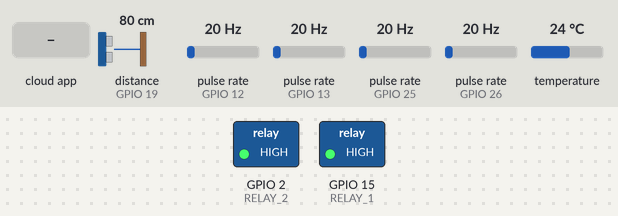
Bench run of a sketch on a simulated ESP32. Shown: switched loads named in the sketch (green lamp = pin HIGH). Wiring (inferred from the names in the program): ultrasonic range finder: trigger GPIO 18; echo GPIO 19; 4 × pulse sensor: data GPIO 12 / data GPIO 13 / data GPIO 25 / data GPIO 26. The test bench sets the inputs (shaded band); at power-on: pulse rate (sensors on GPIO 12, GPIO 13, GPIO 25, GPIO 26) 20 Hz, distance to the obstacle (sensor on GPIO 19) 80 cm, temperature 24 °C. The echo pulse lasts 58.3 µs per cm; WiFi joins after 1.5 s; servers stay silent unless stated; the Firebase database answers and starts empty; pins used as bus, display or sensor lines are not drawn; what the sketch prints to the serial monitor is not drawn.

Above: at 3.2 s.
3.3 s: pulse rate (sensor on GPIO 12) set to 4 Hz
At 10.5 s:
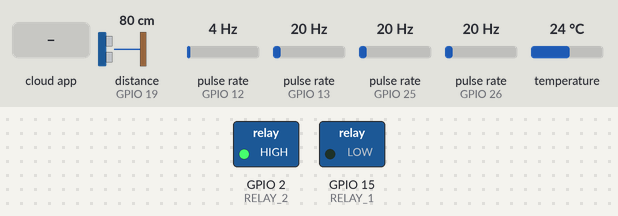
10.8 s: the phone or cloud app sets main_valve_status to closed
At 16.8 s:
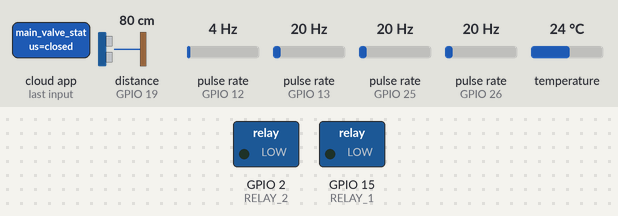
Timing chart, 0 to 18.3 s (numbered marks = the images above; inputs shaded):
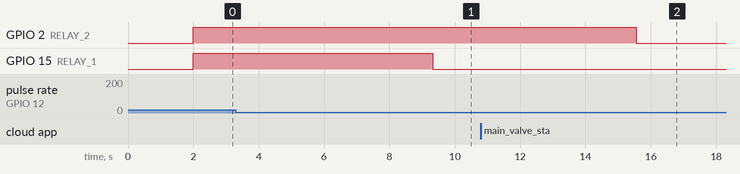

Measured:
- after the input at 3.3 s, GPIO 15 (RELAY_1): HIGH → LOW after 6.0 s
- after the input at 10.8 s, GPIO 2 (RELAY_2): HIGH → LOW after 4.8 s

The sketch:

Finalpart.ino
```cpp
#include <WiFi.h>
#include <FirebaseESP32.h>
#include <OneWire.h>
#include <DallasTemperature.h>

// WiFi & Firebase
#define WIFI_SSID "Uzyyy"
#define WIFI_PASSWORD "uzman2005"
#define FIREBASE_HOST "https://leakguardorg-default-rtdb.asia-southeast1.firebasedatabase.app/"
#define FIREBASE_AUTH "AIzaSyC4lzEbxLTRDdUCU-1RwQdJ3c6U5gmm0C4"

FirebaseData firebaseData;
FirebaseJson json;
FirebaseConfig config;
FirebaseAuth auth;

// Flow Sensors
#define FLOW_SENSOR_1 13
#define FLOW_SENSOR_2 12
#define FLOW_SENSOR_3 26
#define FLOW_SENSOR_4 25

// Relays (Active LOW)
#define RELAY_1 15
#define RELAY_2 2

// Ultrasonic
#define ULTRASONIC_TRIG 18
#define ULTRASONIC_ECHO 19

// DS18B20 Temperature
#define ONE_WIRE_BUS 5
OneWire oneWire(ONE_WIRE_BUS);
DallasTemperature sensors(&oneWire);

// Tank height
#define MAX_TANK_HEIGHT 30.0

// Global variables
volatile int flowPulse1 = 0, flowPulse2 = 0, flowPulse3 = 0, flowPulse4 = 0;
float flowRate1, flowRate2, flowRate3, flowRate4;
float waterTemperature;
float waterLevel;
float leakSensitivity = 5.0; // Default leak sensitivity in L/min

void IRAM_ATTR countFlow1() { flowPulse1++; }
void IRAM_ATTR countFlow2() { flowPulse2++; }
void IRAM_ATTR countFlow3() { flowPulse3++; }
void IRAM_ATTR countFlow4() { flowPulse4++; }

void setup() {
  Serial.begin(115200);

  WiFi.begin(WIFI_SSID, WIFI_PASSWORD);
  Serial.print("Connecting to WiFi");
  while (WiFi.status() != WL_CONNECTED) {
    Serial.print(".");
    delay(1000);
  }
  Serial.println("\n✅ Connected to WiFi");

  config.host = FIREBASE_HOST;
  config.signer.tokens.legacy_token = FIREBASE_AUTH;
  Firebase.begin(&config, &auth);
  Firebase.reconnectWiFi(true);
  Serial.println("✅ Firebase initialized");

  // Flow sensor pins
  pinMode(FLOW_SENSOR_1, INPUT_PULLUP);
  pinMode(FLOW_SENSOR_2, INPUT_PULLUP);
  pinMode(FLOW_SENSOR_3, INPUT_PULLUP);
  pinMode(FLOW_SENSOR_4, INPUT_PULLUP);

  attachInterrupt(digitalPinToInterrupt(FLOW_SENSOR_1), countFlow1, RISING);
  attachInterrupt(digitalPinToInterrupt(FLOW_SENSOR_2), countFlow2, RISING);
  attachInterrupt(digitalPinToInterrupt(FLOW_SENSOR_3), countFlow3, RISING);
  attachInterrupt(digitalPinToInterrupt(FLOW_SENSOR_4), countFlow4, RISING);

  // Relays
  pinMode(RELAY_1, OUTPUT);
  pinMode(RELAY_2, OUTPUT);
  digitalWrite(RELAY_1, HIGH); // OFF by default (valve open)
  digitalWrite(RELAY_2, HIGH);

  // Ultrasonic
  pinMode(ULTRASONIC_TRIG, OUTPUT);
  pinMode(ULTRASONIC_ECHO, INPUT);

  sensors.begin();
}

void loop() {
  // Calculate flow rate (pulses per 5 sec)
  flowRate1 = (flowPulse1 * 12.0) / 7.5;
  flowRate2 = (flowPulse2 * 12.0) / 7.5;
  flowRate3 = (flowPulse3 * 12.0) / 7.5;
  flowRate4 = (flowPulse4 * 12.0) / 7.5;

  flowPulse1 = flowPulse2 = flowPulse3 = flowPulse4 = 0;

  // Water Level via Ultrasonic
  digitalWrite(ULTRASONIC_TRIG, LOW);
  delayMicroseconds(2);
  digitalWrite(ULTRASONIC_TRIG, HIGH);
  delayMicroseconds(10);
  digitalWrite(ULTRASONIC_TRIG, LOW);

  long duration = pulseIn(ULTRASONIC_ECHO, HIGH);
  waterLevel = duration * 0.034 / 2;
  float waterLevelPercentage = 100.0 - ((waterLevel / MAX_TANK_HEIGHT) * 100.0);
  waterLevelPercentage = constrain(waterLevelPercentage, 0.0, 100.0);

  // Water Temperature
  sensors.requestTemperatures();
  waterTemperature = sensors.getTempCByIndex(0);

  // Fetch control values from Firebase
  String valveStatus = "open";
  if (Firebase.getString(firebaseData, "/control/main_valve_status")) {
    valveStatus = firebaseData.stringData();
  }

  if (Firebase.getFloat(firebaseData, "/control/leak_sensitivity")) {
    leakSensitivity = firebaseData.floatData();
  }

  // Leak Detection using dynamic sensitivity
  bool leak1 = abs(flowRate1 - flowRate2) > leakSensitivity;
  bool leak2 = abs(flowRate3 - flowRate4) > leakSensitivity;

  // Manual override
  if (valveStatus == "closed") {
    digitalWrite(RELAY_1, LOW);
    digitalWrite(RELAY_2, LOW);
  } else {
    digitalWrite(RELAY_1, leak1 ? LOW : HIGH);
    digitalWrite(RELAY_2, leak2 ? LOW : HIGH);
  }

  // Debugging
  Serial.println("Flow1: " + String(flowRate1) + " L/min");
  Serial.println("Flow2: " + String(flowRate2) + " L/min");
  Serial.println("Flow3: " + String(flowRate3) + " L/min");
  Serial.println("Flow4: " + String(flowRate4) + " L/min");
  Serial.println("Leak1: " + String(leak1));
  Serial.println("Leak2: " + String(leak2));
  Serial.println("Temp: " + String(waterTemperature) + " °C");
  Serial.println("Water Level: " + String(waterLevelPercentage) + " %");
  Serial.println("Valve Control (Firebase): " + valveStatus);
  Serial.println("Leak Sensitivity: " + String(leakSensitivity) + " L/min");
  Serial.println("-----------------------------");

  // Send to Firebase
  json.clear();
  json.add("flow_rate_1", flowRate1);
  json.add("flow_rate_2", flowRate2);
  json.add("flow_rate_3", flowRate3);
  json.add("flow_rate_4", flowRate4);
  json.add("water_temperature", waterTemperature);
  json.add("water_level", waterLevelPercentage);
  json.add("leak_status", (leak1 || leak2) ? "leak_detected" : "no_leak");

  if (Firebase.updateNode(firebaseData, "/water_system", json)) {
    Serial.println("✅ Firebase updated");
  } else {
    Serial.println("❌ Firebase update failed: " + firebaseData.errorReason());
  }

  delay(5000);  // wait 5 seconds
}
```
